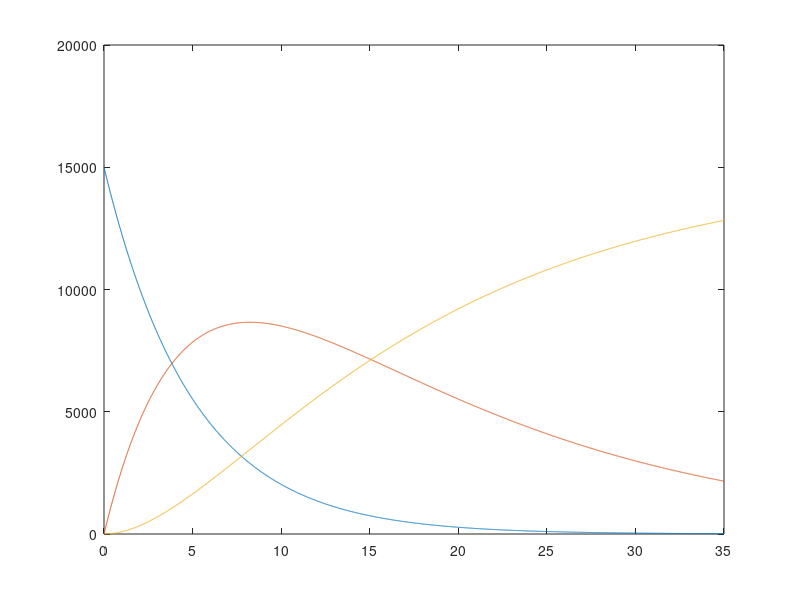

This chart was generated by the following MATLAB code:
clear vars

x = [0:0.01:35]
y1 = 15000*exp(-0.2*x)
y2 = ((15000*0.2)/(1/15 - 1/5)) * (exp(-0.2*x) - exp(-(1/15)*x))
y3 = -7500*exp(-0.2*x) .* (3 * exp((2/15) * x) - 1) + 15000
plot(x,y1)
hold on
plot(x,y2)
plot(x,y3)
hold off
